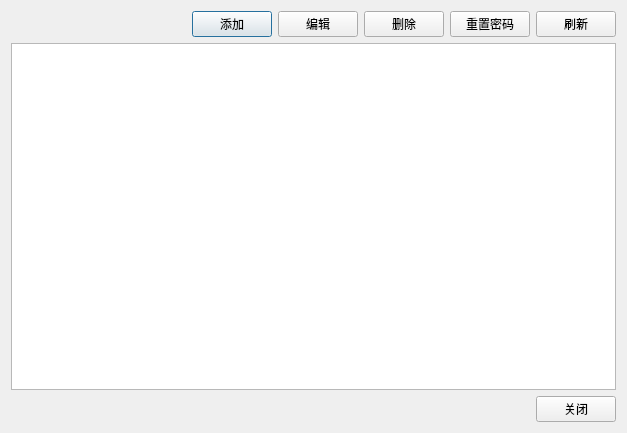
<?xml version="1.0" encoding="UTF-8"?>
<ui version="4.0">
 <class>UserManagementDialog</class>
 <widget class="QDialog" name="UserManagementDialog">
  <property name="geometry">
   <rect>
    <x>0</x>
    <y>0</y>
    <width>627</width>
    <height>433</height>
   </rect>
  </property>
  <property name="windowTitle">
   <string>用户管理</string>
  </property>
  <layout class="QVBoxLayout" name="verticalLayout">
   <item>
    <layout class="QHBoxLayout" name="horizontalLayout_2">
     <item>
      <spacer name="horizontalSpacer_2">
       <property name="orientation">
        <enum>Qt::Horizontal</enum>
       </property>
       <property name="sizeHint" stdset="0">
        <size>
         <width>40</width>
         <height>20</height>
        </size>
       </property>
      </spacer>
     </item>
     <item>
      <widget class="QPushButton" name="pushButton_addUser">
       <property name="text">
        <string>添加</string>
       </property>
      </widget>
     </item>
     <item>
      <widget class="QPushButton" name="pushButton_editUser">
       <property name="text">
        <string>编辑</string>
       </property>
      </widget>
     </item>
     <item>
      <widget class="QPushButton" name="pushButton_deleteUser">
       <property name="text">
        <string>删除</string>
       </property>
      </widget>
     </item>
     <item>
      <widget class="QPushButton" name="pushButton_resetPassword">
       <property name="text">
        <string>重置密码</string>
       </property>
      </widget>
     </item>
     <item>
      <widget class="QPushButton" name="pushButton_refreshTable">
       <property name="text">
        <string>刷新</string>
       </property>
      </widget>
     </item>
    </layout>
   </item>
   <item>
    <widget class="QTableView" name="tableView"/>
   </item>
   <item>
    <layout class="QHBoxLayout" name="horizontalLayout">
     <item>
      <spacer name="horizontalSpacer">
       <property name="orientation">
        <enum>Qt::Horizontal</enum>
       </property>
       <property name="sizeHint" stdset="0">
        <size>
         <width>40</width>
         <height>20</height>
        </size>
       </property>
      </spacer>
     </item>
     <item>
      <widget class="QPushButton" name="pushButton_close">
       <property name="text">
        <string>关闭</string>
       </property>
      </widget>
     </item>
    </layout>
   </item>
  </layout>
 </widget>
 <resources/>
 <connections/>
</ui>
